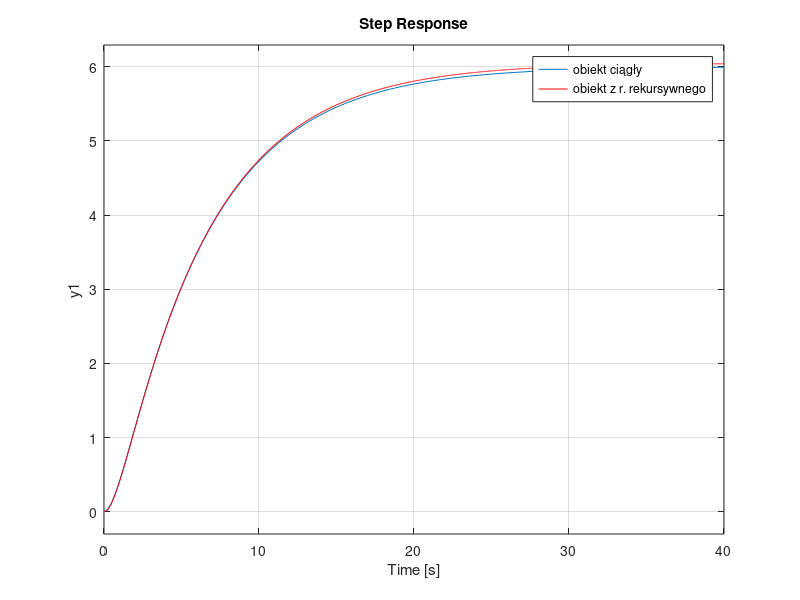

This figure's MATLAB source:
%% Link do sprawozdania
% https://docs.google.com/document/d/1rqwLZ-c1CUDAs6HAGjWjasRgMZJ9j3YUT7sq61bgrIs/edit
% Indeks: 147698
clc;
clear all;
close all;

%% 4.1 Model ciągły i dyskretny obiektu regulacji
k = 6;
T_1 = 5.9;
T_2 = 0.8;
Tp = 0.01;

%% Wyznacznie transmitancji
s = tf('s');
G_s = k/((1+s*T_1)*(1+s*T_2));
step(G_s);

%% W tym miejscu zostało wykonane zadanie ze schematu schemat1_1

%% Dyskretyzacja obiektu
% suma 3 pierwszych cyfr 1+4+7=12 -> parzysta czyli metoda delta+
% zdjęcie obliczeń wklejone w dokumencie

%% Implementacja odpowiedzi obiekt danego obliczonym równaniem różnicowym
k=6;
T_1 = 5.9;
T_2 = 0.8;
Tp = 0.01;
t = 0:Tp:40-Tp;
s = tf('s');
G_s = k/((1+s*T_1)*(1+s*T_2));
step(G_s);
hold on;
%dwie pierwsze próbki zerowe, ponieważ inaczej nie jesteśmy w stanie
%obliczyć y(3), a u to wektor 1, ponieważ wymuszenie jest skokowe
N= length(t)
u = ones(1, N);
y = zeros(1, N);
y(1) = 0;
y(2) = 0;

for i=3:N
    y(i) = (2-1.42*Tp)*y(i-1) + (-0.21*Tp^2+1.42*Tp-1)*y(i-2) + 1.27* Tp^2*u(i-2);
end

stairs(t, y, 'r')
legend('obiekt ciągły', 'obiekt z r. rekursywnego')


